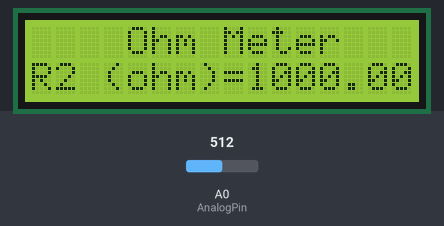
Bench run of a sketch on a simulated Arduino Uno, built with avr-gcc and run on an emulated ATmega328P. Parts: 16×2 character LCD. The test bench sets the inputs (shaded band); at power-on: A0 (AnalogPin) = 512.

Above: at 1.2 s.
1.3 s: A0 (AnalogPin) set to 496
At 2.3 s:
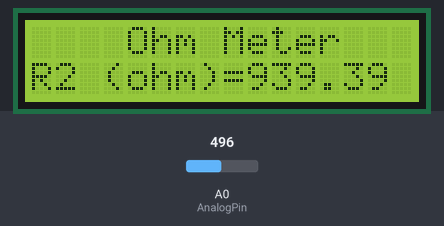
3.0 s: A0 (AnalogPin) set to 98
At 3.7 s:
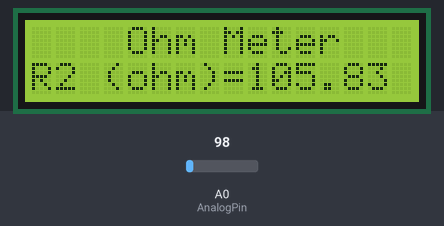
4.5 s: A0 (AnalogPin) set to 86
At 5.2 s:
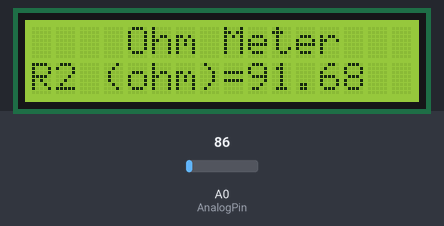
6.0 s: A0 (AnalogPin) set to 12
At 6.6 s:
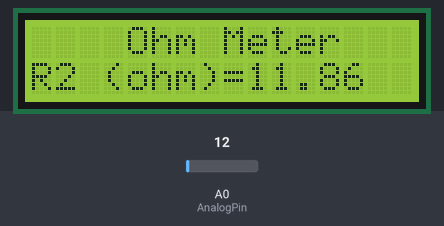
7.6 s: A0 (AnalogPin) set to 9
At 8.1 s:
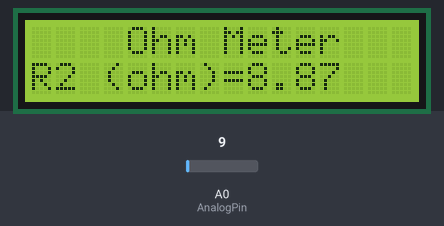
Timing chart, 0 to 10.1 s (numbered marks = the images above; inputs shaded):
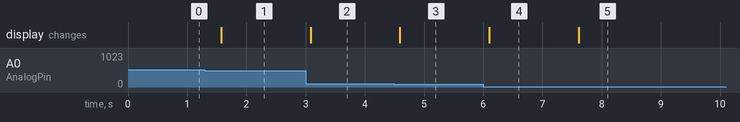

The sketch:

Arduino_Ohm_Meter.ino
```cpp
#include<LiquidCrystal.h>

LiquidCrystal lcd(12, 11, 5, 4, 3, 2);

int Vin=5;
int AnalogPin=0;
float Vout=0;
float R1=1000;
float R2=0;
int A2D=0;

void setup()
{
 lcd.begin(16,2);
 lcd.setCursor(4,0);
 lcd.print("Ohm Meter");
}

void loop()
{
 A2D=analogRead(AnalogPin);

 Vout=(A2D*Vin)/1024.0;
 R2=R1*(Vout/(Vin-Vout));

 lcd.setCursor(0,1);
 lcd.print("R2 (ohm)=");
 lcd.println(R2);

 delay(500);
}
```

Measured:
- the behaviour switches between 512 and 511 on A0 (AnalogPin) (found by bisection; images 0 and 1)
- the behaviour switches between 94 and 93 on A0 (AnalogPin) (found by bisection; images 2 and 3)
- the behaviour switches between 11 and 10 on A0 (AnalogPin) (found by bisection; images 4 and 5)
- after the input at 1.3 s, the display: changes after 0.28 s (image 1)
- after the input at 3.0 s, the display: changes after 0.08 s (image 2)
- after the input at 4.5 s, the display: changes after 0.09 s (image 3)
- after the input at 6.0 s, the display: changes after 0.10 s (image 4)
- after the input at 7.6 s, the display: changes at once (image 5)
